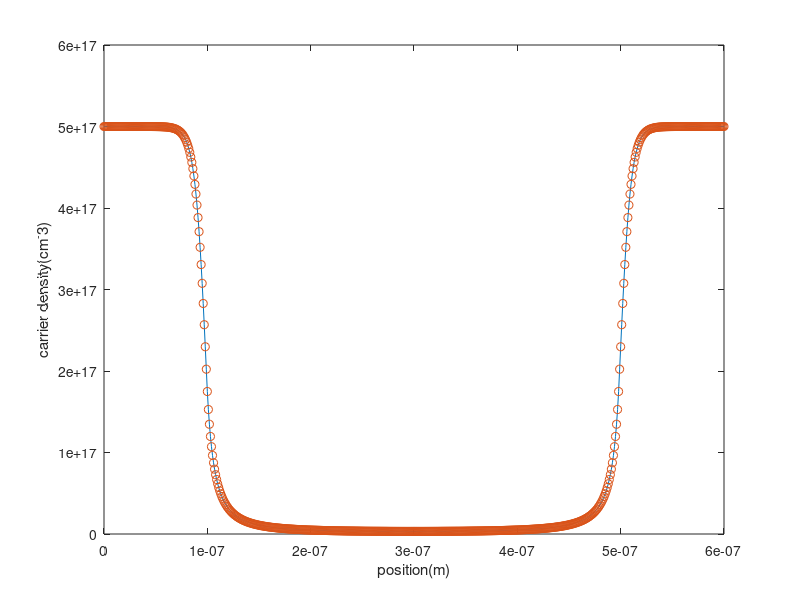

MATLAB code for this plot:
%Assignment 15_Long Channel(600nm)
clear all;
%%%%%%%%%%%%%%%%%%%%%%%%%%%%%%%%%%%%%%%%%%%%%%%%%%%%%%%%%%%%%%%%%%%%%%%%%%%
q = 1.602192e-19; % Elementary charge, C
eps0 = 8.854187817e-12; % Vacuum permittivity, F/m
eps_si = 11.7; % relative permittivity for silicon
eps_ox = 3.9;  % relative permittivity for oxide

N = 601; % 600 nm thick
k_B = 1.380662e-23; % Boltzmann constant, J/K
ni = 1.075e16; % 1.075e10/cm^3, intrinsic carrier density
T=300; %temp. 300K
%Nacc = 0; %undoped
Ndon = 1e23; %extrinsic doping density, m^-3, 10^17cm^-3
Nacc = 1e23; %number density, m^-3, 10^17cm^-3
V_T=k_B*T/q; %thermal voltage at 300K (~26meV)

m0 = 9.1093837015e-31 ;
mxx = 0.19*m0 ; myy = 0.19*m0; mzz = 0.91*m0; %masses, m0
Lx = 100e-9; Ly = 100e-9; Lz=6.6e-9; %lengths, m
hbar = 1.054571800e-34; %Planck's constant/2pi, Js
coef2 = 2*Lx*Ly/(2*pi)*sqrt(mxx*myy)/(hbar^2)*(k_B*T);




interface1 = (1/6)*(N-1); %at x =100 nm
interface2 = (5/6)*(N-1);
j1=interface1;
j2 = interface2;
Deltax = (600e-9)/(N-1); %spacing
coef = Deltax*Deltax*q/eps0;
x = Deltax * transpose([0:N-1]);
%%%%%%%%%%%%%%% Non_linear_Poisson's_equation %%%%%%%%%%%%%%%%%%%%%%
Ndop = 2e21*ones(N,1);
Ndop(1:j1,1) = 5e23;
Ndop(j2:N,1) = 5e23;
phi = zeros(N,1);
phi(:,1) = V_T*log(Ndop(:,1)/ni);
elec = zeros(N,1);
elec = ni*exp(phi/V_T);
res1=zeros(N,1);
Jaco1=sparse(N,N);
for nt = 1:10
    res1(1,1) = phi(1,1) - V_T*log(Ndop(1,1)/ni);
    Jaco1(1,1) = 1.0;


    for ii = 2:N-1
        res1(ii,1) = eps_si*(phi(ii+1,1)-2*phi(ii,1)+phi(ii-1,1));
        Jaco1(ii,ii+1) = eps_si;
        Jaco1(ii,ii) = -2*eps_si;
        Jaco1(ii,ii-1) = eps_si;
    end

    res1(N,1) = phi(N,1) - V_T*log(Ndop(1,1)/ni);
    Jaco1(N,N) = 1.0;

    for ii = 2:N-1
        
     
            res1(ii,1) = res1(ii,1) - coef*(ni*exp(phi(ii,1)/V_T) - Ndop(ii,1));
            Jaco1(ii,ii) = Jaco1(ii,ii) - coef*(ni*exp(phi(ii,1)/V_T)/V_T);
    end
        
    update1 = Jaco1\(-res1);
   phi = phi+update1;
end
elec1 = ni*exp(phi/V_T);
plot(x,elec1/1e6,'-');
hold on;






%%%% Scaling %%%%%


for nt = 1:50
    res = zeros (2*N,1);
    Jaco = sparse(2*N,2*N);

    
    res(1,1) = phi(1,1) - V_T*log(Ndop(1,1)/ni);
    Jaco(1,1) = 1.0;


    for ii = 2:N-1
        res(2*ii-1,1) = eps_si*(phi(ii+1,1)-2*phi(ii,1)+phi(ii-1,1))+coef*(Ndop(ii,1)-elec(ii,1));
        Jaco(2*ii-1,2*ii+1) = eps_si;
        Jaco(2*ii-1,2*ii-1) = -2*eps_si;
        Jaco(2*ii-1,2*ii-3) = eps_si;
        Jaco(2*ii-1,2*ii) = -coef;
    end

    res(2*N-1,1) = phi(N,1) - V_T*log(Ndop(N,1)/ni);
    Jaco(2*N-1,2*N-1) = 1.0;

 
    for ii = 1:N-1 
        n_av = 0.5*(elec(ii+1,1)+elec(ii,1));


        dphidx = (phi(ii+1,1)-phi(ii,1))/Deltax;
        delecdx = (elec(ii+1,1) - elec(ii,1))/Deltax;



        Jn = n_av*dphidx - V_T*delecdx;


        res(2*ii,1) = res(2*ii,1) + Jn;
        Jaco(2*ii,2*ii+2) = Jaco(2*ii,2*ii+2)+0.5*dphidx-V_T/Deltax;
        Jaco(2*ii,2*ii)   = Jaco(2*ii,2*ii) +0.5*dphidx+V_T/Deltax;
        Jaco(2*ii, 2*ii+1) = Jaco(2*ii, 2*ii+1) + n_av/Deltax;
        Jaco(2*ii, 2*ii-1) = Jaco(2*ii, 2*ii-1) - n_av/Deltax;
        
        res(2*ii+2,1) = res(2*ii+2,1) - Jn;
        Jaco(2*ii+2,2*ii+2) = Jaco(2*ii+2,2*ii+2) - 0.5*dphidx + V_T/Deltax;
        Jaco(2*ii+2,2*ii)   = Jaco(2*ii+2,2*ii) - 0.5*dphidx - V_T/Deltax;
        Jaco(2*ii+2, 2*ii+1) = Jaco(2*ii+2, 2*ii+1) - n_av/Deltax;
        Jaco(2*ii+2, 2*ii-1) = Jaco(2*ii+2, 2*ii-1) + n_av/Deltax;
        

    end
    res(2,1) = elec(1,1) - Ndop(1,1);
    Jaco(2, :) = 0.0;
    Jaco(2,2) = 1.0;
    res(2*N,1) = elec(N,1) - Ndop(N,1);
    Jaco(2*N,:) = 0.0;
    Jaco(2*N,2*N) = 1.0;
    
    Cvector = zeros(2*N,1);
    Cvector(1:2:2*N-1,1) = V_T;
    Cvector(2:2:2*N,1) = max(abs(Ndop));
    Cmatrix = spdiags(Cvector, 0 , 2*N, 2*N);

    Jaco_scaled = Jaco*Cmatrix;
    Rvector = 1./sum(abs(Jaco_scaled),2);
    Rmatrix = spdiags(Rvector,0,2*N,2*N);
    Jaco_scaled = Rmatrix*Jaco_scaled;
    res_scaled = Rmatrix*res;
    update_scaled = Jaco_scaled\(-res_scaled);
    update = Cmatrix * update_scaled;
    
    phi = phi + update(1:2:2*N-1,1);
    elec = elec + update(2:2:2*N,1);
    norm(update(1:2:2*N-1),inf)
   
    
end




plot(x, elec/1e6, 'o');
xlabel('position(m)');
ylabel('carrier density(cm^-3)');

hold off;
